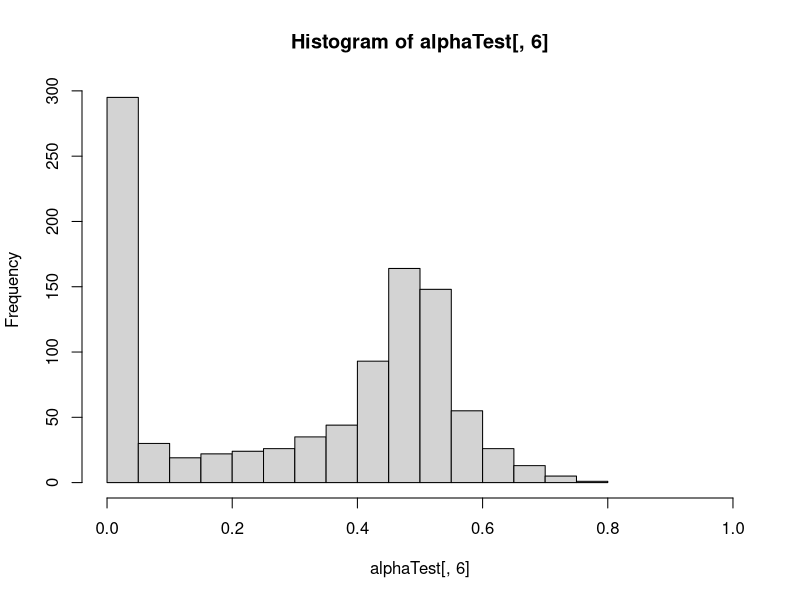

This chart was generated by the following R code:
## need to write an autoregressive process that generate
## alphas = probability of reallocation
####################
## N - number of experimental units
## M - DP scale (dispersion) parameter
## alpha - temporal dependence parameter
## ntime - number of time points
## FirstPart - Allows to provide the first partition if desired
## clusterSpecific - use if partition probability depending on clustering 
####################

logit <- function(x) log(x/(1 - x))
expit <- function(x) exp(x)/(1 + exp(x))

N <- 3;M <- 1;ntime <- 10;FirstPart=c(1,2,1)
# alpha <-  matrix(0.1, ntime, N)
# rtpartition(N, M, alpha, ntime, FirstPart )

## Generate a sequence of alphas (one individual - ntime points)

rep <- 1000
zeta0 <- -3

alpha <- numeric(ntime)
zeta  <- numeric(ntime)

## run simulations multiple times
alphaTest <- matrix(NA, ncol = ntime, nrow = 1000)


for(i in 1:rep){
	kappa  <- runif(1, min = 0, max = 0.5)
	phi     <- rnorm(1, mean = 0, sd = 1)

	epsilon <- rnorm(ntime, mean = 0, sd = kappa)
	zeta[1] <- phi * zeta0 + epsilon[1]
	alpha[1] <- expit(zeta[1])
	for(t in 2:ntime) {
		zeta[t] <-  phi * zeta[t -1] + epsilon[t]
		alpha[t] <- expit(zeta[t])
	}

	alphaTest[i, ] <- alpha

}
hist(alphaTest[, 6], xlim = c(0, 1))

######################

